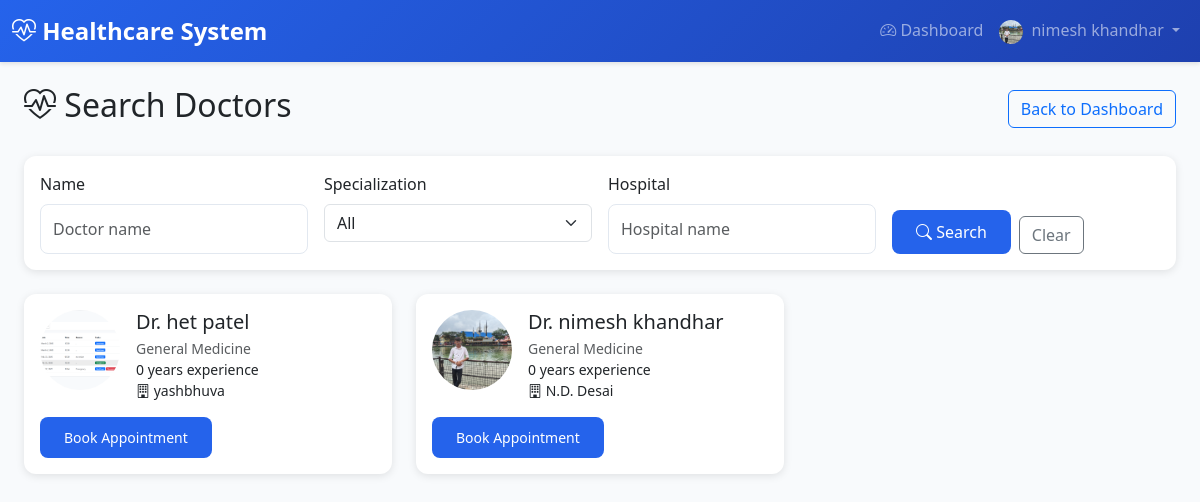
The app's page /doctors/search/ (signed in) with its own data.
### accounts/models.py (models this page shows, shortened)
class User(AbstractUser):
    email = models.EmailField(unique=True)
    ROLE_CHOICES = [
        ('ADMIN', 'Admin'),
        ('DOCTOR', 'Doctor'),
        ('PATIENT', 'Patient'),
        ('HOSPITAL', 'Hospital'),
        ('HOSPITAL_ADMIN', 'Hospital Admin'),
    ]
    role = models.CharField(max_length=20, choices=ROLE_CHOICES, default='PATIENT')
    is_approved = models.BooleanField(default=False)  # For Doctor and Hospital approval
    phone_number = models.CharField(max_length=15, blank=True)
    address = models.TextField(blank=True)
    profile_picture = models.ImageField(upload_to='user_profiles/', blank=True, null=True)
    created_at = models.DateTimeField(auto_now_add=True)
    updated_at = models.DateTimeField(auto_now=True)
    class Meta:
        db_table = 'users'
        verbose_name = 'User'
        verbose_name_plural = 'Users'

### doctors/models.py (models this page shows, shortened)
class DoctorProfile(models.Model):
    SPECIALIZATION_CHOICES = [
        ('CARDIOLOGY', 'Cardiology'),
        ('DERMATOLOGY', 'Dermatology'),
        ('NEUROLOGY', 'Neurology'),
        ('ORTHOPEDICS', 'Orthopedics'),
        ('PEDIATRICS', 'Pediatrics'),
        ('PSYCHIATRY', 'Psychiatry'),
        ('SURGERY', 'Surgery'),
        ('GENERAL', 'General Medicine'),
        ('ONCOLOGY', 'Oncology'),
        ('GYNECOLOGY', 'Gynecology'),
    ]
    user = models.OneToOneField(
        settings.AUTH_USER_MODEL,
        on_delete=models.CASCADE,
        related_name='doctor_profile'
    )
    license_number = models.CharField(max_length=50, unique=True)
    specialization = models.CharField(max_length=50, choices=SPECIALIZATION_CHOICES, default='GENERAL')
    years_of_experience = models.PositiveIntegerField(default=0)
    qualification = models.CharField(max_length=200)
    bio = models.TextField(blank=True)
    consultation_fee = models.DecimalField(max_digits=10, decimal_places=2, default=0.00)
    profile_picture = models.ImageField(upload_to='doctor_profiles/', blank=True, null=True)
    verification_document = models.FileField(upload_to='doctor_verifications/', blank=True, null=True, help_text="Upload license or certification document for verification")
    hospital = models.ForeignKey(
        'hospitals.Hospital',
        on_delete=models.SET_NULL,
        null=True,
        blank=True,
        related_name='doctors'
    )
    is_available = models.BooleanField(default=True)
    available_from = models.TimeField(default=time(9, 0), help_text="Start of working hours")
    available_to = models.TimeField(default=time(17, 0), help_text="End of working hours")
    slot_duration_minutes = models.PositiveIntegerField(default=30)
    created_at = models.DateTimeField(auto_now_add=True)
    updated_at = models.DateTimeField(auto_now=True)
    class Meta:
        db_table = 'doctor_profiles'
        verbose_name = 'Doctor Profile'
        verbose_name_plural = 'Doctor Profiles'

### hospitals/models.py (models this page shows, shortened)
class Hospital(models.Model):
    user = models.OneToOneField(
        settings.AUTH_USER_MODEL,
        on_delete=models.CASCADE,
        related_name='hospital_profile'
    )
    name = models.CharField(max_length=200)
    registration_number = models.CharField(max_length=50, unique=True)
    address = models.TextField(blank=True)
    city = models.CharField(max_length=100, blank=True)
    state = models.CharField(max_length=100, blank=True)
    zip_code = models.CharField(max_length=10, blank=True)
    phone = models.CharField(max_length=15, blank=True)
    email = models.EmailField(blank=True)
    website = models.URLField(blank=True)
    description = models.TextField(blank=True)
    facilities = models.TextField(blank=True, help_text="Departments - comma separated")
    total_beds = models.PositiveIntegerField(default=0)
    available_beds = models.PositiveIntegerField(default=0)  # Kept for migration; use available_beds_count for dynamic
    logo = models.ImageField(upload_to='hospital_logos/', blank=True, null=True)
    verification_document = models.FileField(upload_to='hospital_verifications/', blank=True, null=True, help_text="Upload registration certificate or license for verification")
    created_at = models.DateTimeField(auto_now_add=True)
    updated_at = models.DateTimeField(auto_now=True)
    class Meta:
        db_table = 'hospitals'
        verbose_name = 'Hospital'
        verbose_name_plural = 'Hospitals'
        ordering = ['name']
    @property
    def available_beds_count(self):
        """Dynamically calculated: total_beds - occupied (do not edit; set total_beds only)"""
        return max(0, self.total_beds - self.occupied_beds_count)
    def get_available_beds_display(self):
        """For admin list_display (avoids property in admin)"""
        return self.available_beds_count
    get_available_beds_display.short_description = 'Available beds'

### doctors/views.py (the view)
# urls.py: path('search/', views.DoctorSearchView.as_view(), name='doctor_search'),
class DoctorSearchView(LoginRequiredMixin, ListView):
    model = DoctorProfile
    template_name = 'doctors/doctor_search.html'
    context_object_name = 'doctors'
    paginate_by = 10
    def get_queryset(self):
        qs = DoctorProfile.objects.select_related('user', 'hospital').filter(
            user__is_approved=True,
            user__is_active=True
        ).filter(
            Q(hospital__isnull=False) | Q(hospital_assignments__is_active=True)
        ).distinct()
        q = self.request.GET.get('q', '').strip()
        specialization = self.request.GET.get('specialization', '').strip()
        hospital_name = self.request.GET.get('hospital', '').strip()
        if q:
            qs = qs.filter(
                Q(user__first_name__icontains=q) |
                Q(user__last_name__icontains=q) |
                Q(user__username__icontains=q)
            )
        if specialization:
            qs = qs.filter(specialization=specialization)
        if hospital_name:
            qs = qs.filter(
                Q(hospital__name__icontains=hospital_name) |
                Q(hospital_assignments__hospital__name__icontains=hospital_name)
            ).distinct()
        return qs.order_by('user__first_name', 'user__last_name')
    def get_context_data(self, **kwargs):
        context = super().get_context_data(**kwargs)
        context['search_q'] = self.request.GET.get('q', '')
        context['search_specialization'] = self.request.GET.get('specialization', '')
        context['search_hospital'] = self.request.GET.get('hospital', '')
        context['specialization_choices'] = DoctorProfile.SPECIALIZATION_CHOICES
        return context

### accounts/context_processors.py (called while the page is built)
def profile_picture_url(request):
    url = None
    if request.user.is_authenticated and getattr(request.user, 'profile_picture', None):
        try:
            if request.user.profile_picture:
                url = request.user.profile_picture.url
        except (ValueError, AttributeError):
            pass
    return {'profile_picture_url': url}

### templates/doctors/doctor_search.html (shortened to what this page needs)
{% extends 'base.html' %}
{% block content %}
<div class="container-fluid">
    <div class="d-flex justify-content-between align-items-center mb-4">
        <h2><i class="bi bi-heart-pulse"></i> Search Doctors</h2>
        <a href="{% url 'accounts:patient_dashboard' %}" class="btn btn-outline-primary">Back to Dashboard</a>
    </div>
    <div class="card mb-4">
        <div class="card-body">
            <form method="get" class="row g-3">
                <div class="col-md-3">
                    <label class="form-label">Name</label>
                    <input type="text" name="q" class="form-control" placeholder="Doctor name" value="{{ search_q }}">
                </div>
                <div class="col-md-3">
                    <label class="form-label">Specialization</label>
                    <select name="specialization" class="form-select">
                        <option value="">All</option>
                    </select>
                </div>
                <div class="col-md-3">
                    <label class="form-label">Hospital</label>
                    <input type="text" name="hospital" class="form-control" placeholder="Hospital name" value="{{ search_hospital }}">
                </div>
                <div class="col-md-3 d-flex align-items-end">
                    <button type="submit" class="btn btn-primary me-2"><i class="bi bi-search"></i> Search</button>
                    <a href="{% url 'doctors:doctor_search' %}" class="btn btn-outline-secondary">Clear</a>
                </div>
            </form>
        </div>
    </div>
    <div class="row">
        {% for doctor in doctors %}
        <div class="col-md-6 col-lg-4 mb-4">
            <div class="card h-100">
                <div class="card-body">
                    <div class="d-flex mb-3">
                        {% if doctor.profile_picture %}
                        <img src="{{ doctor.profile_picture.url }}" alt="" class="rounded-circle me-3" style="width: 80px; height: 80px; object-fit: cover;">
                        {% elif doctor.user.profile_picture %}
                        <img src="{{ doctor.user.profile_picture.url }}" alt="" class="rounded-circle me-3" style="width: 80px; height: 80px; object-fit: cover;">
                        {% else %}
                        <div class="rounded-circle bg-secondary d-flex align-items-center justify-content-center me-3" style="width: 80px; height: 80px;">
                            <i class="bi bi-person-fill text-white" style="font-size: 2rem;"></i>
                        </div>
                        {% endif %}
                        <div class="flex-grow-1">
                            <h5 class="card-title mb-1">Dr. {{ doctor.user.get_full_name|default:doctor.user.username }}</h5>
                            <p class="text-muted small mb-0">{{ doctor.get_specialization_display }}</p>
                            <p class="small mb-0">{{ doctor.years_of_experience }} years experience</p>
                            {% if doctor.hospital %}
                            <p class="small mb-0"><i class="bi bi-building"></i> {{ doctor.hospital.name }}</p>
                            {% endif %}
                        </div>
                    </div>
                    <a href="{% url 'doctors:doctor_detail' doctor.pk %}" class="btn btn-primary btn-sm">Book Appointment</a>
                </div>
            </div>
        </div>
        {% empty %}
        <div class="col-12">
            <div class="alert alert-info">No doctors found. Try different search criteria.</div>
        </div>
        {% endfor %}
    </div>
</div>
{% endblock %}

### templates/base.html (shortened to what this page needs)
<!DOCTYPE html>
<html lang="en">
<head>
    <link href="https://cdn.jsdelivr.net/npm/bootstrap@5.3.0/dist/css/bootstrap.min.css" rel="stylesheet">
    <link rel="stylesheet" href="https://cdn.jsdelivr.net/npm/bootstrap-icons@1.11.0/font/bootstrap-icons.css">
</head>
<body>
    {% if user.is_authenticated %}
    <nav class="navbar navbar-expand-lg navbar-dark">
        <div class="container-fluid">
            <a class="navbar-brand" href="{% url 'accounts:dashboard_redirect' %}">
                <i class="bi bi-heart-pulse"></i> Healthcare System
            </a>
            <div class="collapse navbar-collapse" id="navbarNav">
                <ul class="navbar-nav ms-auto">
                    <li class="nav-item">
                        <a class="nav-link" href="{% url 'accounts:dashboard_redirect' %}">
                            <i class="bi bi-speedometer2"></i> Dashboard
                        </a>
                    </li>
                    <li class="nav-item dropdown">
                        <a class="nav-link dropdown-toggle" href="#" id="navbarDropdown" role="button" data-bs-toggle="dropdown">
                            {% if profile_picture_url %}
                            <img src="{{ profile_picture_url }}" alt="Profile" class="rounded-circle me-1" style="width: 24px; height: 24px; object-fit: cover;">
                            {% else %}
                            <i class="bi bi-person-circle"></i>
                            {% endif %}
                            {{ user.get_full_name|default:user.username }}
                        </a>
                    </li>
                </ul>
            </div>
        </div>
    </nav>
    {% endif %}
    <div class="container-fluid mt-4">
        {% block content %}{% endblock %}
    </div>
</body>
</html>

### templates/base.html (style rules this page uses)
:root { --primary-color: #2563eb; --secondary-color: #64748b; --success-color: #10b981; --danger-color: #ef4444; --warning-color: #f59e0b; --info-color: #3b82f6; }
body { font-family: 'Segoe UI', Tahoma, Geneva, Verdana, sans-serif; background-color: #f8fafc; }
.navbar { background: linear-gradient(135deg, var(--primary-color) 0%, #1e40af 100%); box-shadow: 0 2px 4px rgba(0,0,0,0.1); }
.navbar-brand { font-weight: 700; font-size: 1.5rem; }
.card { border: none; border-radius: 12px; box-shadow: 0 2px 8px rgba(0,0,0,0.1); transition: transform 0.2s, box-shadow 0.2s; }
.btn-primary { background-color: var(--primary-color); border: none; border-radius: 8px; padding: 10px 24px; font-weight: 500; }
.form-control { border-radius: 8px; border: 1px solid #e2e8f0; padding: 12px; }

### records on screen
User: get_full_name "nimesh khandhar"
DoctorProfile: user.profile_picture (picture), user.get_full_name "het patel", specialization "General Medicine", years_of_experience "0", hospital.name "yashbhuva"
DoctorProfile: user.profile_picture (picture), user.get_full_name "nimesh khandhar", specialization "General Medicine", years_of_experience "0", hospital.name "N.D. Desai"
